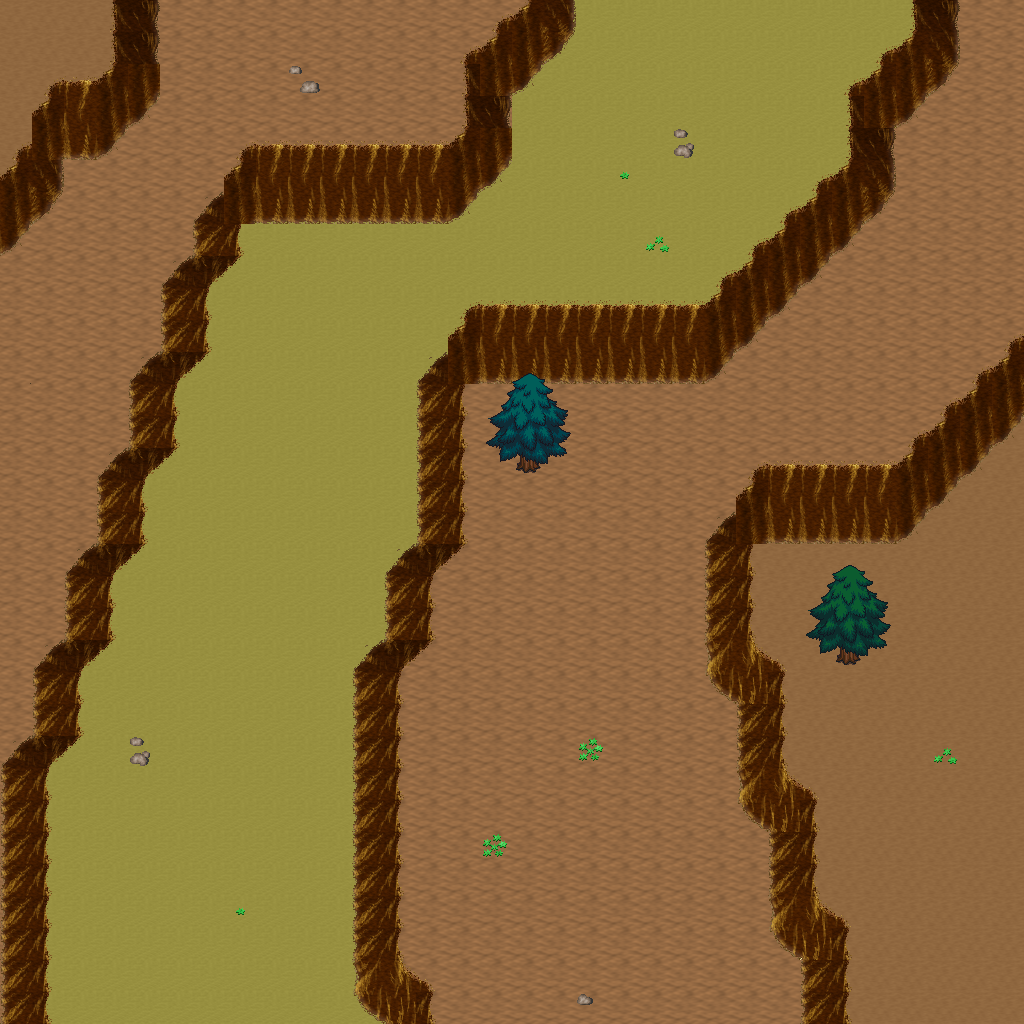

Rendered tile map (Tiled .tmx) drawn with the repository's tilesets; below, a short description and the map source with its tile grids summarised:
An orthogonal 32x32 tile map with 32x32 px tiles, 5 tile layers (Ground, Objects, Objects2, Above, ...), 1 hidden layer not drawn, 12 tilesets.

<map version="1.10" tiledversion="1.11.0" orientation="orthogonal" renderorder="right-down" width="32" height="32" tilewidth="32" tileheight="32" infinite="0" nextlayerid="11" nextobjectid="1">
 <tileset firstgid="1" name="logic_collision" tilewidth="32" tileheight="32" tilecount="1" columns="1">
  <image source="../drawable/logic_collision.png" width="32" height="32" />
 </tileset>
 <tileset firstgid="2" name="ground_ground" tilewidth="32" tileheight="32" tilecount="33" columns="3">
  <image source="../drawable/ground_ground.png" width="96" height="352" />
 </tileset>
 <tileset firstgid="35" name="ground_ridge_earth_pale" tilewidth="32" tileheight="32" tilecount="96" columns="12">
  <image source="../drawable/ground_ridge_earth_pale.png" width="384" height="256" />
 </tileset>
 <tileset firstgid="131" name="ground_ridge_earth_dark" tilewidth="32" tileheight="32" tilecount="96" columns="12">
  <image source="../drawable/ground_ridge_earth_dark.png" width="384" height="256" />
 </tileset>
 <tileset firstgid="227" name="terrain_desert" tilewidth="32" tileheight="32" tilecount="88" columns="8">
  <image source="../drawable/terrain_desert.png" width="256" height="352" />
 </tileset>
 <tileset firstgid="315" name="plant_tree_tree_darkgreen" tilewidth="32" tileheight="32" tilecount="88" columns="8">
  <image source="../drawable/plant_tree_tree_darkgreen.png" width="256" height="352" />
 </tileset>
 <tileset firstgid="403" name="ground_rock_pebbles" tilewidth="32" tileheight="32" tilecount="3" columns="1">
  <image source="../drawable/ground_rock_pebbles.png" width="32" height="96" />
 </tileset>
 <tileset firstgid="406" name="ground_sand_2" tilewidth="32" tileheight="32" tilecount="15" columns="5">
  <image source="../drawable/ground_sand_2.png" width="160" height="96" />
 </tileset>
 <tileset firstgid="421" name="plant_cactus_2" tilewidth="32" tileheight="32" tilecount="10" columns="5">
  <image source="../drawable/plant_cactus_2.png" width="160" height="64" />
 </tileset>
 <tileset firstgid="431" name="plant_cactus" tilewidth="32" tileheight="32" tilecount="2" columns="1">
  <image source="../drawable/plant_cactus.png" width="32" height="64" />
 </tileset>
 <tileset firstgid="433" name="plant_star_shaped_plants" tilewidth="32" tileheight="32" tilecount="6" columns="2">
  <image source="../drawable/plant_star_shaped_plants.png" width="64" height="96" />
 </tileset>
 <tileset firstgid="439" name="plant_tree_evergreen" tilewidth="32" tileheight="32" tilecount="36" columns="3">
  <image source="../drawable/plant_tree_evergreen.png" width="96" height="384" />
 </tileset>
 <layer id="1" name="Ground" width="32" height="32">
  <data>[1024 cells, 1024 non-empty, 4 distinct tile ids]</data>
 </layer>
 <layer id="2" name="Objects" width="32" height="32">
  <data>[1024 cells, 301 non-empty, 30 distinct tile ids]</data>
 </layer>
 <layer id="3" name="Objects2" width="32" height="32">
  <data>[1024 cells, 0 non-empty, 0 distinct tile ids]</data>
 </layer>
 <layer id="4" name="Above" width="32" height="32">
  <data>[1024 cells, 20 non-empty, 20 distinct tile ids]</data>
 </layer>
 <layer id="5" name="Above2" width="32" height="32">
  <data>[1024 cells, 0 non-empty, 0 distinct tile ids]</data>
 </layer>
 <layer id="6" name="Walkable" width="32" height="32" visible="0">
  <data>[1024 cells, 153 non-empty, 1 distinct tile ids]</data>
 </layer>
 <objectgroup id="7" name="Mapevents" />
 <objectgroup id="8" name="Spawn" />
 <objectgroup id="9" name="Keys" />
 <objectgroup id="10" name="Replace" />
</map>
